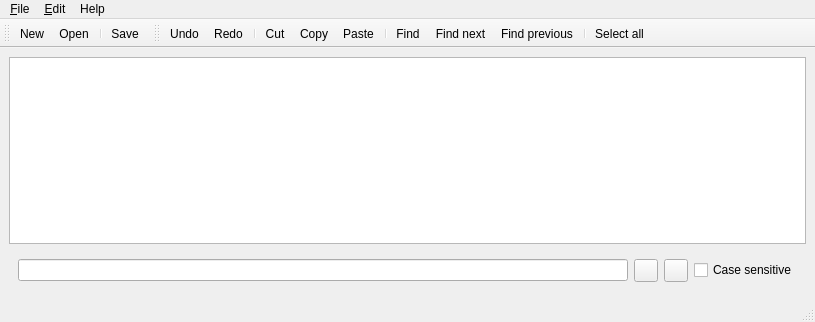
<?xml version="1.0" encoding="UTF-8"?>
<ui version="4.0">
 <class>TextEditor</class>
 <widget class="QMainWindow" name="TextEditor">
  <property name="geometry">
   <rect>
    <x>0</x>
    <y>0</y>
    <width>815</width>
    <height>322</height>
   </rect>
  </property>
  <property name="windowFilePath">
   <string>untitled</string>
  </property>
  <widget class="QWidget" name="centralwidget">
   <layout class="QVBoxLayout" name="verticalLayout">
    <item>
     <widget class="QPlainTextEdit" name="editor">
      <property name="font">
       <font>
        <family>Monospace</family>
       </font>
      </property>
      <property name="contextMenuPolicy">
       <enum>Qt::ActionsContextMenu</enum>
      </property>
     </widget>
    </item>
    <item>
     <widget class="QWidget" name="searchDock" native="true">
      <layout class="QHBoxLayout" name="horizontalLayout_2">
       <item>
        <widget class="QLineEdit" name="searchLine"/>
       </item>
       <item>
        <widget class="QToolButton" name="findPrevious">
         <property name="toolButtonStyle">
          <enum>Qt::ToolButtonTextBesideIcon</enum>
         </property>
        </widget>
       </item>
       <item>
        <widget class="QToolButton" name="findNext">
         <property name="toolButtonStyle">
          <enum>Qt::ToolButtonTextBesideIcon</enum>
         </property>
        </widget>
       </item>
       <item>
        <widget class="QCheckBox" name="searchCaseSensitive">
         <property name="text">
          <string>Case sensitive</string>
         </property>
        </widget>
       </item>
      </layout>
     </widget>
    </item>
   </layout>
  </widget>
  <widget class="QMenuBar" name="menubar">
   <property name="geometry">
    <rect>
     <x>0</x>
     <y>0</y>
     <width>815</width>
     <height>24</height>
    </rect>
   </property>
   <widget class="QMenu" name="menuFile">
    <property name="title">
     <string>&amp;File</string>
    </property>
    <addaction name="actionNew"/>
    <addaction name="actionOpen"/>
    <addaction name="separator"/>
    <addaction name="actionSave"/>
    <addaction name="actionSaveAs"/>
    <addaction name="separator"/>
    <addaction name="actionPrint"/>
    <addaction name="separator"/>
    <addaction name="actionQuit"/>
   </widget>
   <widget class="QMenu" name="menuEdit">
    <property name="title">
     <string>&amp;Edit</string>
    </property>
    <addaction name="actionUndo"/>
    <addaction name="actionRedo"/>
    <addaction name="separator"/>
    <addaction name="actionCut"/>
    <addaction name="actionCopy"/>
    <addaction name="actionPaste"/>
    <addaction name="separator"/>
    <addaction name="actionFind"/>
    <addaction name="actionFindNext"/>
    <addaction name="actionFindPrevious"/>
    <addaction name="separator"/>
    <addaction name="actionSelectAll"/>
    <addaction name="separator"/>
    <addaction name="actionGoToLine"/>
   </widget>
   <widget class="QMenu" name="menuAbout">
    <property name="title">
     <string>Help</string>
    </property>
    <addaction name="actionAbout"/>
    <addaction name="actionAboutQt"/>
   </widget>
   <addaction name="menuFile"/>
   <addaction name="menuEdit"/>
   <addaction name="menuAbout"/>
  </widget>
  <widget class="QStatusBar" name="statusbar"/>
  <widget class="QToolBar" name="toolbarFile">
   <property name="windowTitle">
    <string>File</string>
   </property>
   <attribute name="toolBarArea">
    <enum>TopToolBarArea</enum>
   </attribute>
   <attribute name="toolBarBreak">
    <bool>false</bool>
   </attribute>
   <addaction name="actionNew"/>
   <addaction name="actionOpen"/>
   <addaction name="separator"/>
   <addaction name="actionSave"/>
  </widget>
  <widget class="QToolBar" name="toolbarEdit">
   <property name="windowTitle">
    <string>Edit</string>
   </property>
   <attribute name="toolBarArea">
    <enum>TopToolBarArea</enum>
   </attribute>
   <attribute name="toolBarBreak">
    <bool>false</bool>
   </attribute>
   <addaction name="actionUndo"/>
   <addaction name="actionRedo"/>
   <addaction name="separator"/>
   <addaction name="actionCut"/>
   <addaction name="actionCopy"/>
   <addaction name="actionPaste"/>
   <addaction name="separator"/>
   <addaction name="actionFind"/>
   <addaction name="actionFindNext"/>
   <addaction name="actionFindPrevious"/>
   <addaction name="separator"/>
   <addaction name="actionSelectAll"/>
  </widget>
  <action name="actionOpen">
   <property name="text">
    <string>Open</string>
   </property>
  </action>
  <action name="actionNew">
   <property name="text">
    <string>New</string>
   </property>
  </action>
  <action name="actionQuit">
   <property name="text">
    <string>Quit</string>
   </property>
   <property name="menuRole">
    <enum>QAction::QuitRole</enum>
   </property>
  </action>
  <action name="actionSave">
   <property name="text">
    <string>Save</string>
   </property>
  </action>
  <action name="actionSaveAs">
   <property name="text">
    <string>Save as...</string>
   </property>
  </action>
  <action name="actionUndo">
   <property name="text">
    <string>Undo</string>
   </property>
  </action>
  <action name="actionRedo">
   <property name="text">
    <string>Redo</string>
   </property>
  </action>
  <action name="actionSelectAll">
   <property name="text">
    <string>Select all</string>
   </property>
  </action>
  <action name="actionCut">
   <property name="text">
    <string>Cut</string>
   </property>
  </action>
  <action name="actionCopy">
   <property name="text">
    <string>Copy</string>
   </property>
  </action>
  <action name="actionPaste">
   <property name="text">
    <string>Paste</string>
   </property>
  </action>
  <action name="actionGoToLine">
   <property name="text">
    <string>Go to line...</string>
   </property>
   <property name="shortcut">
    <string>Ctrl+G</string>
   </property>
  </action>
  <action name="actionFindNext">
   <property name="text">
    <string>Find next</string>
   </property>
  </action>
  <action name="actionFindPrevious">
   <property name="text">
    <string>Find previous</string>
   </property>
  </action>
  <action name="actionFind">
   <property name="text">
    <string>Find</string>
   </property>
  </action>
  <action name="actionAbout">
   <property name="text">
    <string>About</string>
   </property>
   <property name="menuRole">
    <enum>QAction::AboutRole</enum>
   </property>
  </action>
  <action name="actionAboutQt">
   <property name="text">
    <string>About Qt</string>
   </property>
   <property name="menuRole">
    <enum>QAction::AboutQtRole</enum>
   </property>
  </action>
  <action name="actionPrint">
   <property name="text">
    <string>Print...</string>
   </property>
  </action>
 </widget>
 <resources/>
 <connections>
  <connection>
   <sender>searchLine</sender>
   <signal>returnPressed()</signal>
   <receiver>actionFindNext</receiver>
   <slot>trigger()</slot>
   <hints>
    <hint type="sourcelabel">
     <x>308</x>
     <y>274</y>
    </hint>
    <hint type="destinationlabel">
     <x>-1</x>
     <y>-1</y>
    </hint>
   </hints>
  </connection>
 </connections>
</ui>
